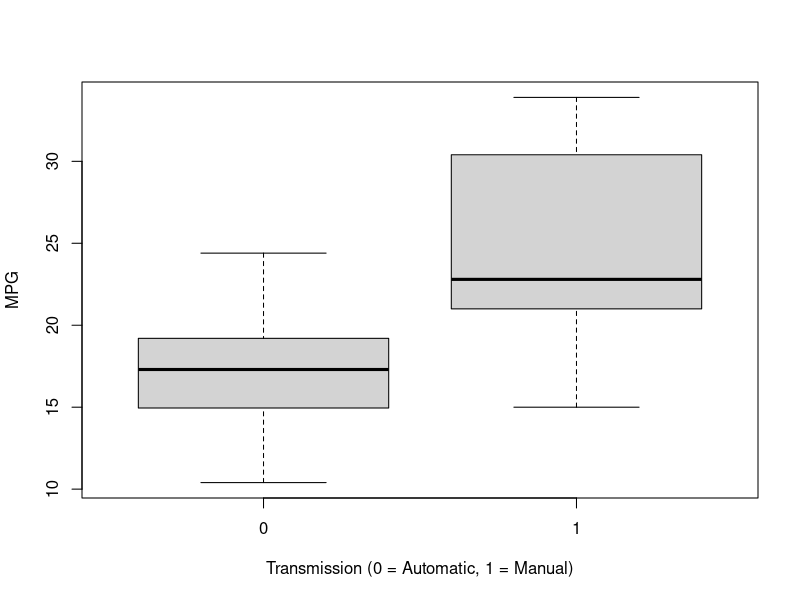
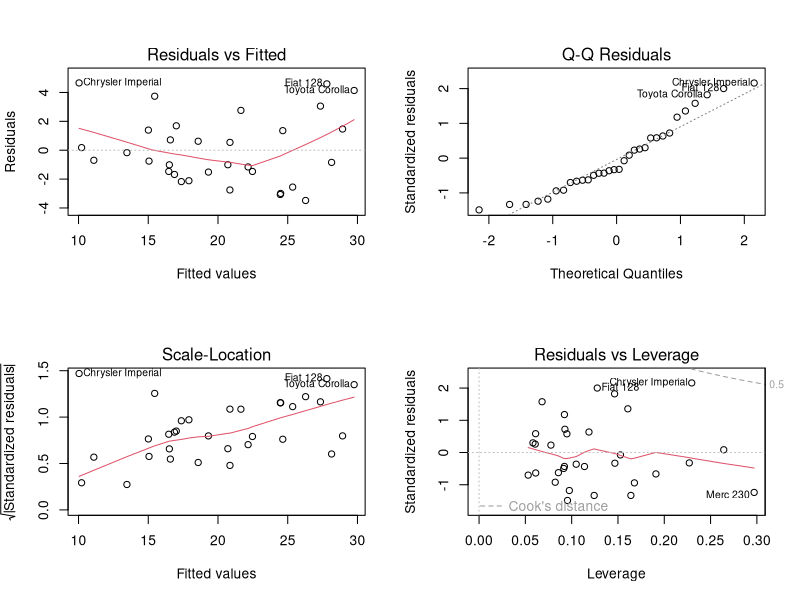

Here is the R script that generated these plots, in order:
## ---- chunk 1
require(knitr)
require(markdown)
require(xtable)

data(mtcars)

knitr::opts_chunk$set(echo = FALSE)
## ---- chunk 2
pval <- summary(lm(mpg~am, mtcars))$coefficients[2,4]
## ---- chunk 3
fit <- lm(mpg ~ ., data=mtcars)
print(xtable(fit), comment=FALSE)
## ---- chunk 4
fit <- lm(mpg ~ . -cyl -vs -carb -gear -drat -disp -hp, data=mtcars)
print(xtable(fit), comment=FALSE)
## ---- chunk 5
boxplot(mpg ~ am, data = mtcars, xlab="Transmission (0 = Automatic, 1 = Manual)", ylab="MPG")
## ---- chunk 6
par(mfrow = c(2, 2))
fit <- lm(mpg ~ am + wt + qsec, data=mtcars)
plot(fit)
